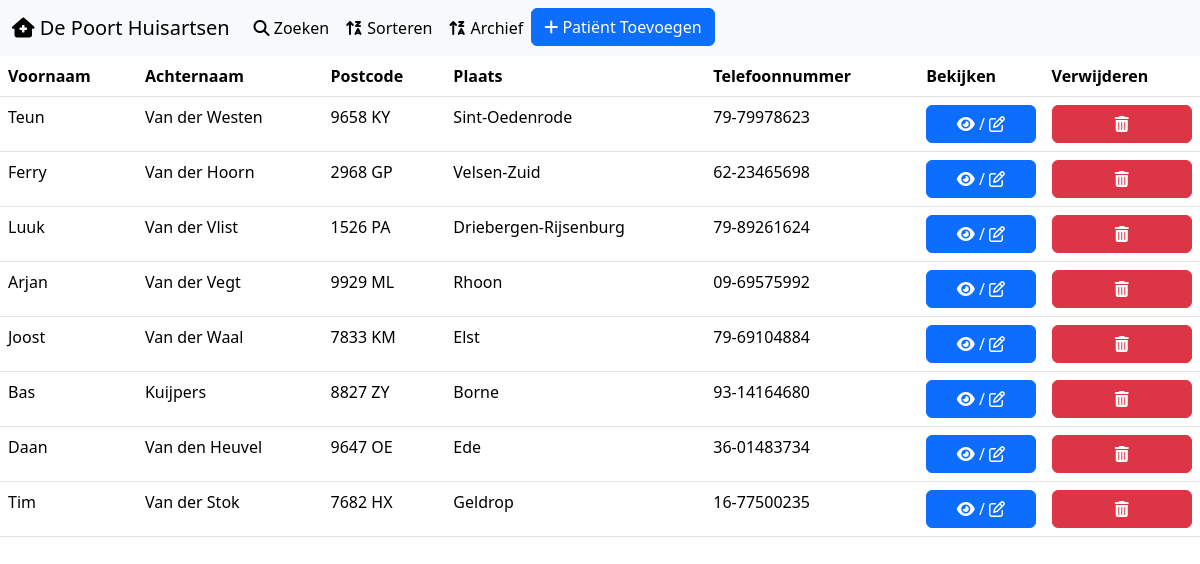
Screenshot of /inactiefpatient.php with the database file from the repository.
### tables this page shows
CREATE TABLE `patient` (
  `patient_id` int(5) NOT NULL,
  `voor_naam` varchar(100) NOT NULL,
  `achter_naam` varchar(255) NOT NULL,
  `adres` varchar(150) NOT NULL,
  `huisnummer` varchar(4) NOT NULL,
  `postcode` varchar(30) NOT NULL,
  `plaats` varchar(255) NOT NULL,
  `telefoonnummer` varchar(100) NOT NULL,
  `actief` tinyint(1) NOT NULL
);

### connection.php (called while the page is built, shortened)
<?php
function patienten($dbh, $activiteit){
      $patient = array();
      $patientquery = $dbh->prepare("SELECT patient_id, voor_naam, achter_naam, postcode, plaats, telefoonnummer, actief
      FROM patient WHERE actief = $activiteit");
      $patientquery->execute();
      while ($row = $patientquery->fetch(PDO::FETCH_ASSOC)){
            $patient[] = $row;
      }
      return $patient;
}

### inactiefpatient.php (the view, shortened to what this page needs)
<?php
require_once("./connection.php");
$dbh = dbcon();
?>
<!DOCTYPE html>
<html lang="nl">
<head>
  <link rel="stylesheet" href="./reset.css">
  <link href="https://cdn.jsdelivr.net/npm/bootstrap@5.3.2/dist/css/bootstrap.min.css" rel="stylesheet">
  <link rel="stylesheet" href="./style.css">
</head>
<body>
<nav class="navbar navbar-expand-lg bg-body-tertiary">
  <div class="container-fluid">
    <a class="navbar-brand" href="index.php"><i class="fa-solid fa-house-medical" style="color: #000000;"></i> De Poort Huisartsen</a>
    <div class="collapse navbar-collapse" id="navbarNav">
      <ul class="navbar-nav">
        <li class="nav-item">
          <button class="nav-link active" aria-current="page" onclick="Open()"><i class="fa-solid fa-magnifying-glass" style="color: #000000;"></i> Zoeken</button>
        </li>
        <li class="nav-item">
          <a class="nav-link active" href="#"><i class="fa-solid fa-arrow-up-z-a" style="color: #000000;"></i> Sorteren</a>
        </li>
        <li class="nav-item">
          <a class="nav-link active" href="inactiefpatient.php"><i class="fa-solid fa-arrow-up-z-a" style="color: #000000;"></i> Archief</a>
        </li>
        <li class="nav-item">
          <button type="button" class='btn btn-primary' style='width: 100%;' data-bs-toggle="modal" data-bs-target="#exampleModal"><i class="fa-solid fa-plus" style="color: #ffffff;"></i> Patiënt Toevoegen</button></a>
        </li>
      </ul>
  </div>
</nav>
<table class="table" id="mytable">
  <thead>
    <tr>
      <th scope="col">Voornaam</th>
      <th scope="col">Achternaam</th>
      <th scope="col">Postcode</th>
      <th scope="col">Plaats</th>
      <th scope="col">Telefoonnummer</th>
      <th scope="col">Bekijken</th>
      <th scope="col">Verwijderen</th>
    </tr>
  </thead>
  <tbody>
  <?php
  $patient = patienten($dbh, 0);
  foreach($patient as $data){
    echo '<tr>';
    echo "<td>".$data['voor_naam']."</td> ";
    echo "<td>".$data['achter_naam']."</td>";
    echo "<td>".$data['postcode']."</td>";
    echo "<td>".$data['plaats']."</td>";
    echo "<td>".$data['telefoonnummer']."</td>";
    echo "<td><a href='patientgegevens.php?patient_id=".$data['patient_id']."'><button class='btn btn-primary' style='width: 100%;'><i class='fa-solid fa-eye' style='color: #ffffff;'></i> / <i class='fa-regular fa-pen-to-square' style='color: #ffffff;'></i></button></a></td>";
    echo "<td><button class='btn btn-danger' style='width: 100%;' data-href='delete.php?patient_id=".$data['patient_id']."' data-bs-toggle='modal' data-bs-target='#confirm-delete'><i class='fa-solid fa-trash-can'></button></td>";
    echo "</tr>";
  }
?>
  </tbody>
</table>
</body>
</html>

### rows the page displays
patient: voor_naam "Teun", achter_naam "Van der Westen", postcode "9658 KY", plaats "Sint-Oedenrode", telefoonnummer "79-79978623"
patient: voor_naam "Ferry", achter_naam "Van der Hoorn", postcode "2968 GP", plaats "Velsen-Zuid", telefoonnummer "62-23465698"
patient: voor_naam "Luuk", achter_naam "Van der Vlist", postcode "1526 PA", plaats "Driebergen-Rijsenburg", telefoonnummer "79-89261624"
patient: voor_naam "Arjan", achter_naam "Van der Vegt", postcode "9929 ML", plaats "Rhoon", telefoonnummer "09-69575992"
patient: voor_naam "Joost", achter_naam "Van der Waal", postcode "7833 KM", plaats "Elst", telefoonnummer "79-69104884"
patient: voor_naam "Bas", achter_naam "Kuijpers", postcode "8827 ZY", plaats "Borne", telefoonnummer "93-14164680"
patient: voor_naam "Daan", achter_naam "Van den Heuvel", postcode "9647 OE", plaats "Ede", telefoonnummer "36-01483734"
patient: voor_naam "Tim", achter_naam "Van der Stok", postcode "7682 HX", plaats "Geldrop", telefoonnummer "16-77500235"
